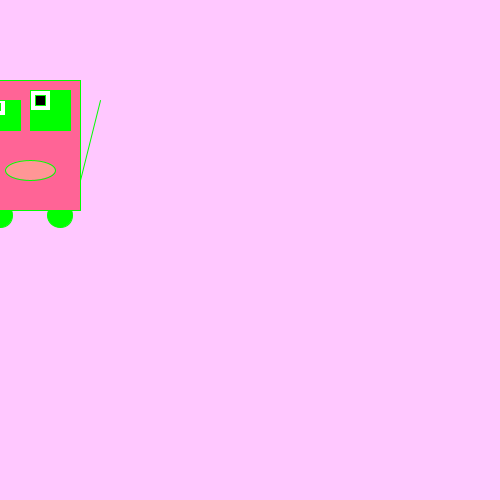
Frame 1 (no input)
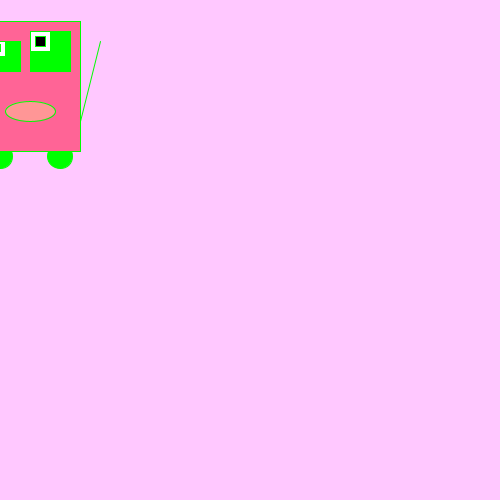
Frame 60 (the mouse pressed at the canvas centre just before this capture)
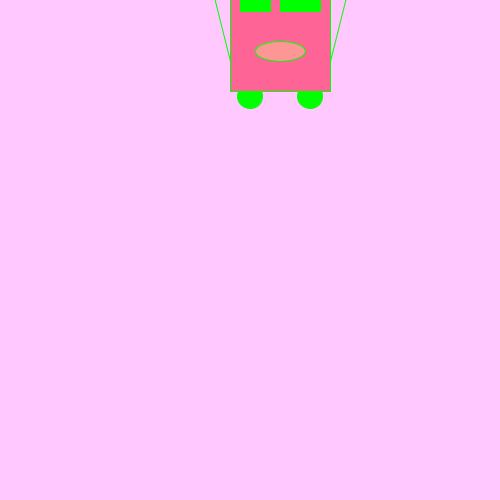
Frame 120 (the mouse held since frame 60 and released just before this capture)

The Processing sketch that drew these frames (run headless with seeded random() and noise(); from frame 60 on, the mouse is pressed at the canvas centre):

// Processing sketch: processing_129038
// ── processing_129038.pde

int monsterX;
int monsterY;

void setup () {
  size (500, 500);
  monsterX = 100;
  monsterY = 100;
  
}

void draw () {
  background (255, 200, 255);
  stroke(0, 255, 0);
    fill(0,255,0);
  

  ellipse(mouseX+60, monsterY+115, 25, 25);
  ellipse(mouseX, monsterY+115, 25, 25);
    fill(255,100,150);

  rect(mouseX-20, monsterY-20, 100, 130);
    fill(0,255,0);

  rect(mouseX-10, monsterY, 30, 30);
  rect(mouseX+30, monsterY-10, 40, 40);
    fill(255);
    
  rect(mouseX-10, monsterY, 15, 15);
  rect(mouseX+30, monsterY-10, 20, 20);
    fill(0);
 
  rect(mouseX-7, monsterY+3, 7, 7);
  rect(mouseX+35, monsterY-5, 10, 10);
  line(mouseX-40, monsterY, mouseX-20, monsterY+80);
  line(mouseX+100, monsterY, mouseX+80, monsterY+80);
    fill(255,150,150);

  ellipse(mouseX+30, monsterY+70, 50, 20);
  

monsterY = monsterY -1;
}
